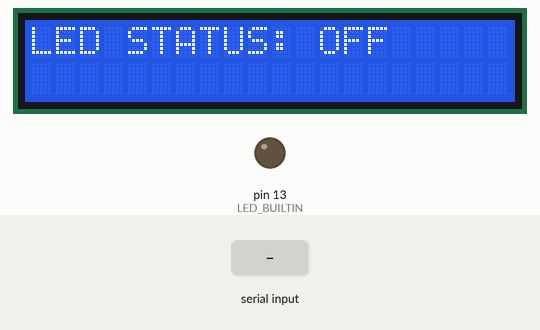
Simulated run of this sketch. Board: Arduino Mega 2560, built with avr-gcc and run on an emulated ATmega2560. On the bench: 20×2 character LCD, output pins drawn as LEDs (lit = HIGH). The inputs (shaded band) are chosen by the test bench. What the sketch prints to the serial monitor is not drawn.

Above: at 1.3 s.
1.4 s: "Led:ON\n" received over Serial
At 2.6 s:
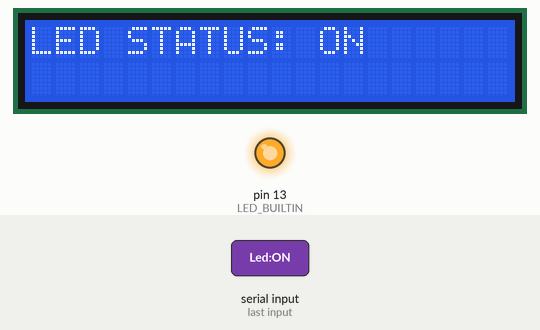
2.9 s: "Led:OFF\n" received over Serial
At 3.9 s:
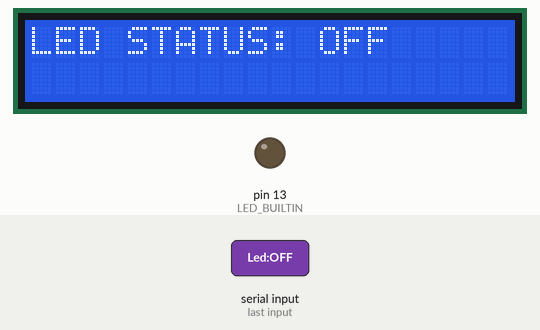
Timing chart, 0 to 5.9 s (numbered marks = the images above; inputs shaded):
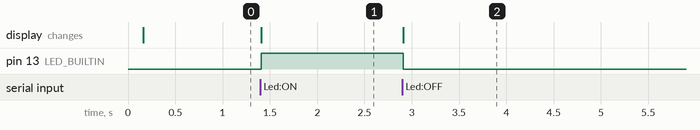

The sketch:

Uart_led_ON_OFF.ino
```cpp
#include <LiquidCrystal.h>

//                 RS  E   D4  D5  D6  D7
LiquidCrystal lcd (37, 36, 35, 34, 33, 32); // LCD pin wiring setting


bool isLedON;
void setup() {
  // put your setup code here, to run once:

  pinMode(LED_BUILTIN, OUTPUT);
  Serial.begin(9600);

  isLedON = false;
  lcd.begin(20, 2);   // Display size definition: 20 chars 2 rows
  lcd.setCursor(0, 0);
  lcd.print("LED STATUS: ");
  lcd.setCursor(12, 0);
  welcomeMessage();
  instruction();
  Serial.println("\Waiting for command...\n");

}

void loop() {
  // put your main code here, to run repeatedly:
  if(Serial.available() > 0) {
    String text = Serial.readStringUntil('\n');

    if(text == "Led:ON"){
      if(isLedON)
        Serial.println("The LED was already lit ON");
      else
        Serial.println("The LED is lit ON");
      digitalWrite(LED_BUILTIN, HIGH);
      isLedON = true;
    }
    else if(text == "Led:OFF") {
      if(isLedON)
        Serial.println("The LED is lit OFF");
      else
        Serial.println("The LED was already lit OFF");
      digitalWrite(LED_BUILTIN, LOW);
      isLedON = false;
    } else {
      Serial.println("Not a valid command!");
      instruction();
    }
    Serial.println("\nWaiting for command...\n");
  }
  lcd.print("         ");
  lcd.setCursor(12, 0);
  isLedON
    ? lcd.print("ON ")
    : lcd.print("OFF");

}

void welcomeMessage() {
  Serial.println("Welcome to the LED program");
}

void instruction() {
  Serial.println("Available Commands");
  Serial.println("----------------------");
  Serial.println("Led:ON  => Lits the LED ON");
  Serial.println("Led:OFF  => Lits the LED OFF");
}
```

Measured:
- after the input at 1.4 s, pin 13 (LED_BUILTIN): LOW → HIGH at once; the display: changes at once (image 1)
- after the input at 2.9 s, pin 13 (LED_BUILTIN): HIGH → LOW at once; the display: changes at once (image 2)
